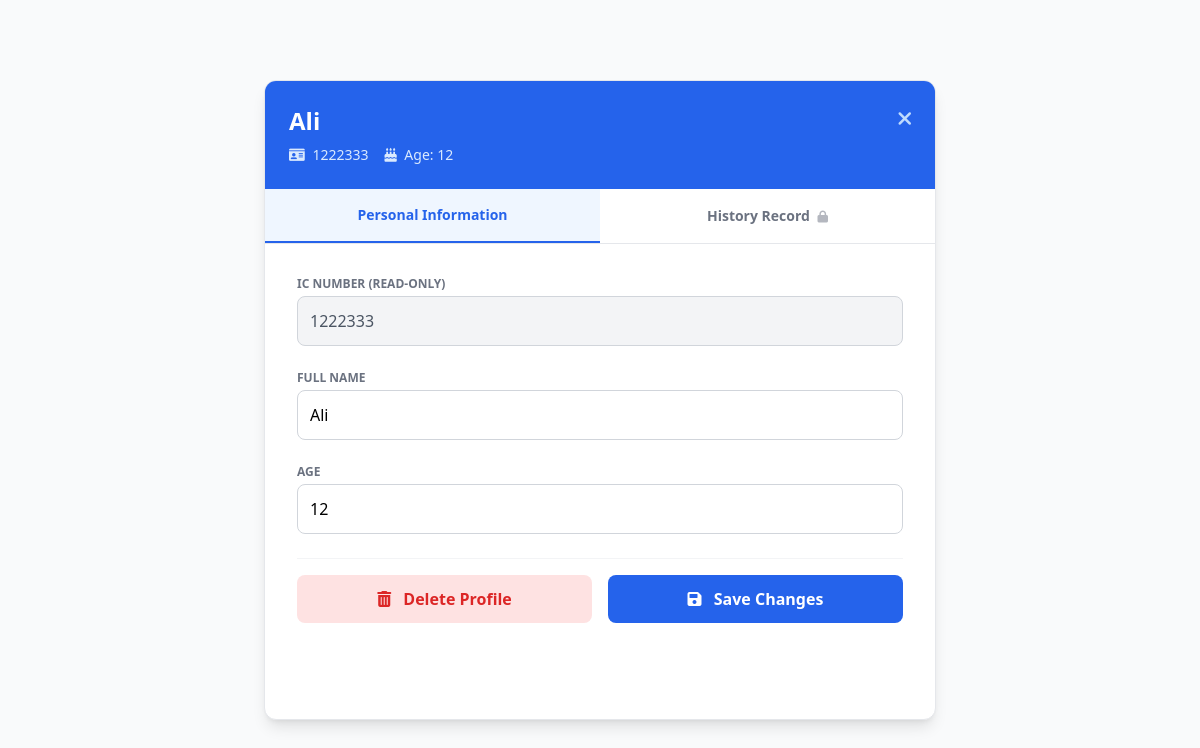
Screenshot of /nurse/view_patient/1222333 (signed in) with the database file from the repository.
### app.py (models this page shows)
class Patient(db.Model):
    id = db.Column(db.Integer, primary_key=True)
    ic_number = db.Column(db.String(20), unique=True, nullable=False)
    name = db.Column(db.String(100), nullable=False)
    age = db.Column(db.String(10), nullable=False)
    visits = db.relationship("Visit", backref="patient", lazy=True)

### app.py (the view)
@app.route("/nurse/view_patient/<ic>")
def view_patient_page(ic):
    p = Patient.query.filter_by(ic_number=ic).first_or_404()
    return render_template("nurse_patient_view.html", patient=p)

### templates/nurse_patient_view.html (shortened to what this page needs)
<!DOCTYPE html>
<html lang="en">
<head>
    <script src="https://cdn.tailwindcss.com"></script>
    <link href="https://cdnjs.cloudflare.com/ajax/libs/font-awesome/6.0.0/css/all.min.css" rel="stylesheet">
</head>
<body class="bg-gray-50 h-screen flex flex-col items-center justify-center font-sans">
    <div class="bg-white p-0 rounded-xl shadow-lg border border-gray-200 w-full max-w-2xl overflow-hidden flex flex-col h-[80vh]">
        <div class="bg-blue-600 p-6 text-white shrink-0 relative">
            <a href="/nurse/dashboard" class="absolute top-6 right-6 text-blue-200 hover:text-white transition">
                <i class="fas fa-times text-xl"></i>
            </a>
            <h1 class="text-2xl font-bold">{{ patient.name }}</h1>
            <div class="flex items-center gap-4 mt-2 text-sm text-blue-100">
                <span><i class="fas fa-id-card mr-1"></i> {{ patient.ic_number }}</span>
                <span><i class="fas fa-birthday-cake mr-1"></i> Age: {{ patient.age }}</span>
            </div>
        </div>
        <div class="flex border-b border-gray-200 shrink-0">
            <button onclick="switchTab('info')" id="tab-info" class="flex-1 py-4 font-bold text-sm text-blue-600 border-b-2 border-blue-600 bg-blue-50 transition">
                Personal Information
            </button>
            <button onclick="switchTab('history')" id="tab-history" class="flex-1 py-4 font-bold text-sm text-gray-500 hover:text-gray-700 transition">
                History Record <i class="fas fa-lock text-xs ml-1 opacity-50"></i>
            </button>
        </div>
        <div class="flex-1 overflow-y-auto p-8 relative">
            <div id="content-info" class="space-y-6">
                <div>
                    <label class="block text-xs font-bold text-gray-500 uppercase mb-1">IC Number (Read-Only)</label>
                    <input id="p-ic" value="{{ patient.ic_number }}" readonly class="w-full bg-gray-100 border border-gray-300 p-3 rounded-lg text-gray-600 cursor-not-allowed">
                </div>
                <div>
                    <label class="block text-xs font-bold text-gray-500 uppercase mb-1">Full Name</label>
                    <input id="p-name" value="{{ patient.name }}" class="w-full border border-gray-300 p-3 rounded-lg focus:border-blue-500 outline-none">
                </div>
                <div>
                    <label class="block text-xs font-bold text-gray-500 uppercase mb-1">Age</label>
                    <input id="p-age" value="{{ patient.age }}" class="w-full border border-gray-300 p-3 rounded-lg focus:border-blue-500 outline-none">
                </div>
                <div class="flex gap-4 pt-4 border-t border-gray-100 mt-6">
                    <button onclick="deletePatient()" class="flex-1 bg-red-100 hover:bg-red-200 text-red-600 font-bold py-3 rounded-lg transition">
                        <i class="fas fa-trash-alt mr-2"></i> Delete Profile
                    </button>
                    <button onclick="savePatient()" class="flex-1 bg-blue-600 hover:bg-blue-700 text-white font-bold py-3 rounded-lg transition">
                        <i class="fas fa-save mr-2"></i> Save Changes
                    </button>
                </div>
            </div>
        </div>
    </div>
</body>
</html>

### rows the page displays
Patient: name "Ali", ic_number "1222333", age "12"
